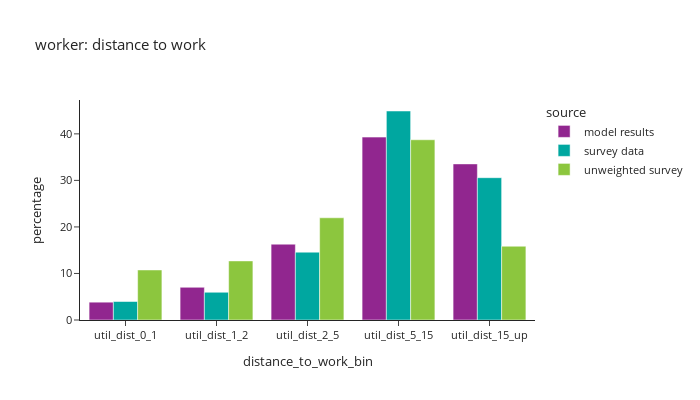
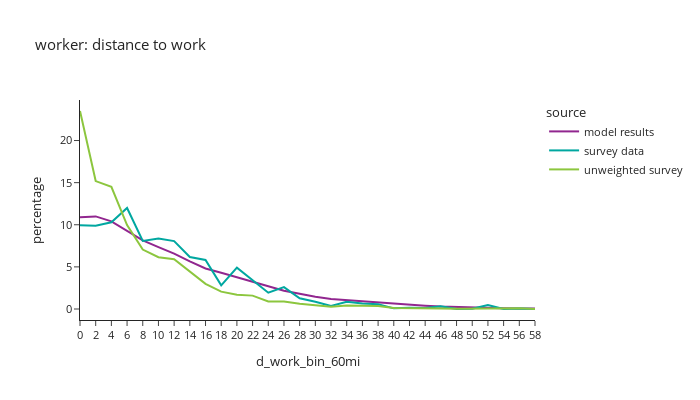

The code cell stored with these charts, in order, in its notebook:
### Markdown cell above
## Distance to work

### Code cell
def plot_distance(df:pd.DataFrame, group:str, title_name:str):

    count = df.loc[(df['source']=='model results') & (df[group]),['distance_to_work_bin']].value_counts()
    print(f"model person count =\n"
          f"{count.sort_values()}")

    # plot1
    df_plot = df.loc[(df[group]) & (df['distance_to_work_bin'] != float('nan'))].groupby(['source','distance_to_work_bin'])['hh_weight_2017_2019'].sum().reset_index()
    df_plot['percentage'] = df_plot.groupby(['source'], group_keys=False)['hh_weight_2017_2019'].\
            apply(lambda x: 100 * x / float(x.sum()))
    # df_plot
    #
    fig1 = px.bar(df_plot, x='distance_to_work_bin', y="percentage", color="source", barmode="group",
                  title=title_name)
    fig1.for_each_annotation(lambda a: a.update(text = a.text.split("=")[-1]))
    fig1.update_layout(height=400, width=700, font=dict(size=11))
    fig1.show()

    # plot2
    df_plot = per_data.loc[(per_data[group]) & (per_data['d_work_bin_60mi'].notna())].groupby(['source','d_work_bin_60mi'])['hh_weight_2017_2019'].sum().reset_index()
    df_plot['percentage'] = df_plot.groupby(['source'], group_keys=False)['hh_weight_2017_2019'].\
                apply(lambda x: 100 * x / float(x.sum()))
    # df_plot
    #
    fig2 = px.line(df_plot, x='d_work_bin_60mi', y="percentage", color="source",
                   title=title_name)
    fig2.for_each_annotation(lambda a: a.update(text = a.text.split("=")[-1]))
    fig2.update_layout(height=400, width=700, font=dict(size=11))
    fig2.show()

# distance to work
plot_distance(per_data,'is_worker',"worker: distance to work")

### Figure 1 — Plotly figure (JSON) as saved in the notebook; plotly's stock layout.template omitted (floating-point values rounded to 4 significant figures)
{"data": [{"alignmentgroup": "True", "hovertemplate": "source=model results<br>distance_to_work_bin=%{x}<br>percentage=%{y}<extra></extra>", "legendgroup": "model results", "marker": {"color": "#91268F", "pattern": {"shape": ""}}, "name": "model results", "offsetgroup": "model results", "orientation": "v", "showlegend": true, "textposition": "auto", "type": "bar", "x": ["util_dist_0_1", "util_dist_1_2", "util_dist_2_5", "util_dist_5_15", "util_dist_15_up"], "xaxis": "x", "y": [3.83, 7.032, 16.29, 39.3, 33.54], "yaxis": "y"}, {"alignmentgroup": "True", "hovertemplate": "source=survey data<br>distance_to_work_bin=%{x}<br>percentage=%{y}<extra></extra>", "legendgroup": "survey data", "marker": {"color": "#00A7A0", "pattern": {"shape": ""}}, "name": "survey data", "offsetgroup": "survey data", "orientation": "v", "showlegend": true, "textposition": "auto", "type": "bar", "x": ["util_dist_0_1", "util_dist_1_2", "util_dist_2_5", "util_dist_5_15", "util_dist_15_up"], "xaxis": "x", "y": [3.974, 5.96, 14.58, 44.91, 30.58], "yaxis": "y"}, {"alignmentgroup": "True", "hovertemplate": "source=unweighted survey<br>distance_to_work_bin=%{x}<br>percentage=%{y}<extra></extra>", "legendgroup": "unweighted survey", "marker": {"color": "#8CC63E", "pattern": {"shape": ""}}, "name": "unweighted survey", "offsetgroup": "unweighted survey", "orientation": "v", "showlegend": true, "textposition": "auto", "type": "bar", "x": ["util_dist_0_1", "util_dist_1_2", "util_dist_2_5", "util_dist_5_15", "util_dist_15_up"], "xaxis": "x", "y": [10.75, 12.7, 21.96, 38.73, 15.85], "yaxis": "y"}], "layout": {"barmode": "group", "font": {"size": 11}, "height": 400, "legend": {"title": {"text": "source"}, "tracegroupgap": 0}, "title": {"text": "worker: distance to work"}, "width": 700, "xaxis": {"anchor": "y", "domain": [0.0, 1.0], "title": {"text": "distance_to_work_bin"}}, "yaxis": {"anchor": "x", "domain": [0.0, 1.0], "title": {"text": "percentage"}}}}

### Figure 2 — Plotly figure (JSON) as saved in the notebook; plotly's stock layout.template omitted (floating-point values rounded to 4 significant figures)
{"data": [{"hovertemplate": "source=model results<br>d_work_bin_60mi=%{x}<br>percentage=%{y}<extra></extra>", "legendgroup": "model results", "line": {"color": "#91268F", "dash": "solid"}, "marker": {"symbol": "circle"}, "mode": "lines", "name": "model results", "orientation": "v", "showlegend": true, "type": "scatter", "x": ["0", "2", "4", "6", "8", "10", "12", "14", "16", "18", "20", "22", "24", "26", "28", "30", "32", "34", "36", "38", "40", "42", "44", "46", "48", "50", "52", "54", "56", "58"], "xaxis": "x", "y": [10.88, 10.99, 10.4, 9.322, 8.153, 7.349, 6.568, 5.656, 4.81, 4.314, 3.77, 3.254, 2.644, 2.169, 1.808, 1.447, 1.197, 1.052, 0.9101, 0.7759, 0.619, 0.5025, 0.3908, 0.2953, 0.227, 0.1652, 0.1274, 0.08393, 0.06723, 0.04693], "yaxis": "y"}, {"hovertemplate": "source=survey data<br>d_work_bin_60mi=%{x}<br>percentage=%{y}<extra></extra>", "legendgroup": "survey data", "line": {"color": "#00A7A0", "dash": "solid"}, "marker": {"symbol": "circle"}, "mode": "lines", "name": "survey data", "orientation": "v", "showlegend": true, "type": "scatter", "x": ["0", "2", "4", "6", "8", "10", "12", "14", "16", "18", "20", "22", "24", "26", "28", "30", "32", "34", "36", "38", "40", "42", "44", "46", "48", "50", "52", "54", "56", "58"], "xaxis": "x", "y": [9.955, 9.871, 10.29, 11.99, 8.086, 8.355, 8.064, 6.175, 5.822, 2.81, 4.909, 3.375, 1.935, 2.594, 1.27, 0.854, 0.3649, 0.8525, 0.6493, 0.5583, 0.07655, 0.14, 0.1242, 0.3122, 0.0004699, 0.02365, 0.4732, 0.01318, 0.05371, 0.0], "yaxis": "y"}, {"hovertemplate": "source=unweighted survey<br>d_work_bin_60mi=%{x}<br>percentage=%{y}<extra></extra>", "legendgroup": "unweighted survey", "line": {"color": "#8CC63E", "dash": "solid"}, "marker": {"symbol": "circle"}, "mode": "lines", "name": "unweighted survey", "orientation": "v", "showlegend": true, "type": "scatter", "x": ["0", "2", "4", "6", "8", "10", "12", "14", "16", "18", "20", "22", "24", "26", "28", "30", "32", "34", "36", "38", "40", "42", "44", "46", "48", "50", "52", "54", "56", "58"], "xaxis": "x", "y": [23.51, 15.18, 14.5, 9.959, 7.06, 6.143, 5.897, 4.455, 2.981, 2.064, 1.704, 1.589, 0.9009, 0.9009, 0.6224, 0.4423, 0.2621, 0.4259, 0.4095, 0.344, 0.131, 0.131, 0.1147, 0.04914, 0.01638, 0.04914, 0.04914, 0.03276, 0.0819, 0.0], "yaxis": "y"}], "layout": {"font": {"size": 11}, "height": 400, "legend": {"title": {"text": "source"}, "tracegroupgap": 0}, "title": {"text": "worker: distance to work"}, "width": 700, "xaxis": {"anchor": "y", "domain": [0.0, 1.0], "title": {"text": "d_work_bin_60mi"}}, "yaxis": {"anchor": "x", "domain": [0.0, 1.0], "title": {"text": "percentage"}}}}
